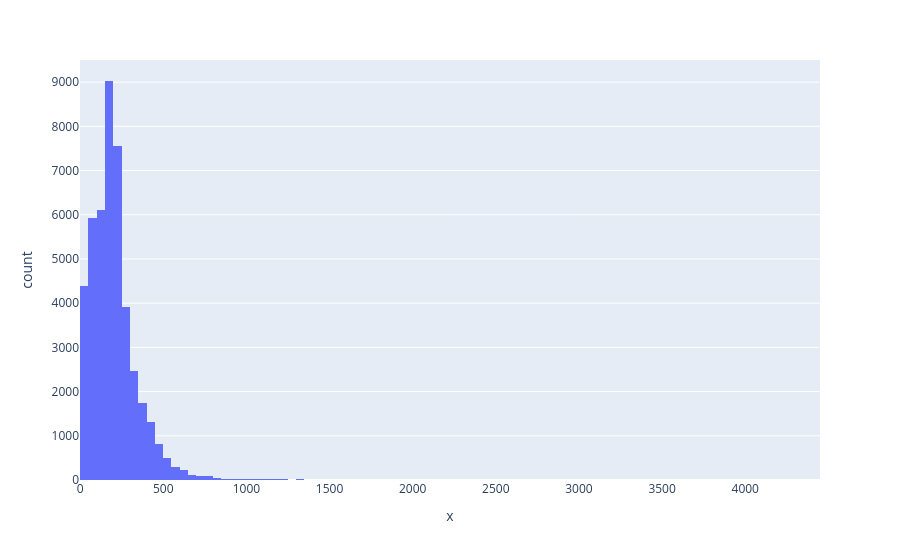

Notebook code for this chart:
### Code cell
import plotly.express as px
fig = px.histogram(x = [len(nltk.word_tokenize(x)) for x in df.clean_joined], nbins = 100)
fig.show()

### Figure 1 — Plotly figure (JSON) as saved in the notebook; plotly's stock layout.template omitted (floating-point values rounded to 4 significant figures; data arrays with more than 128 entries replaced by an {"elided": "..."} marker saying what was removed)
{"data": [{"alignmentgroup": "True", "bingroup": "x", "hovertemplate": "x=%{x}<br>count=%{y}<extra></extra>", "legendgroup": "", "marker": {"color": "#636efa", "pattern": {"shape": ""}}, "name": "", "nbinsx": 100, "offsetgroup": "", "orientation": "v", "showlegend": false, "type": "histogram", "x": {"elided": "44898 int values"}, "xaxis": "x", "yaxis": "y"}], "layout": {"barmode": "relative", "legend": {"tracegroupgap": 0}, "margin": {"t": 60}, "xaxis": {"anchor": "y", "domain": [0, 1], "title": {"text": "x"}}, "yaxis": {"anchor": "x", "domain": [0, 1], "title": {"text": "count"}}}}
